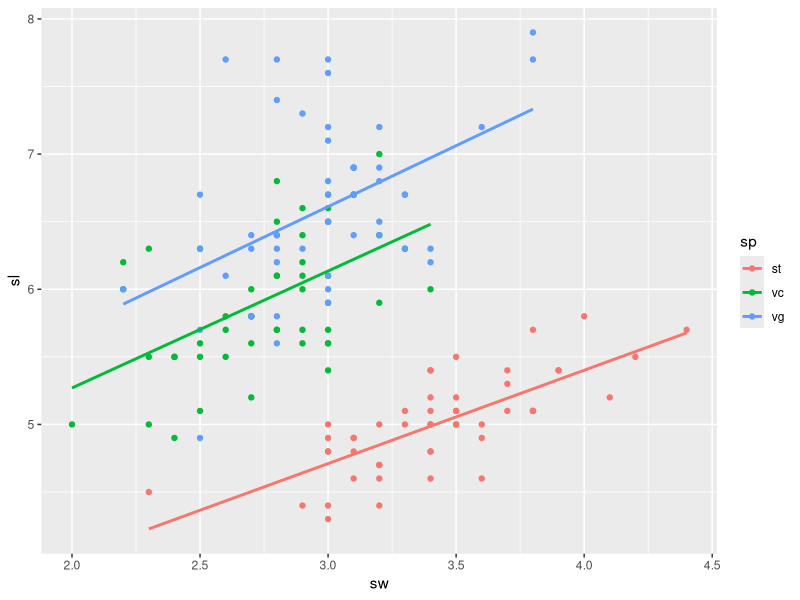
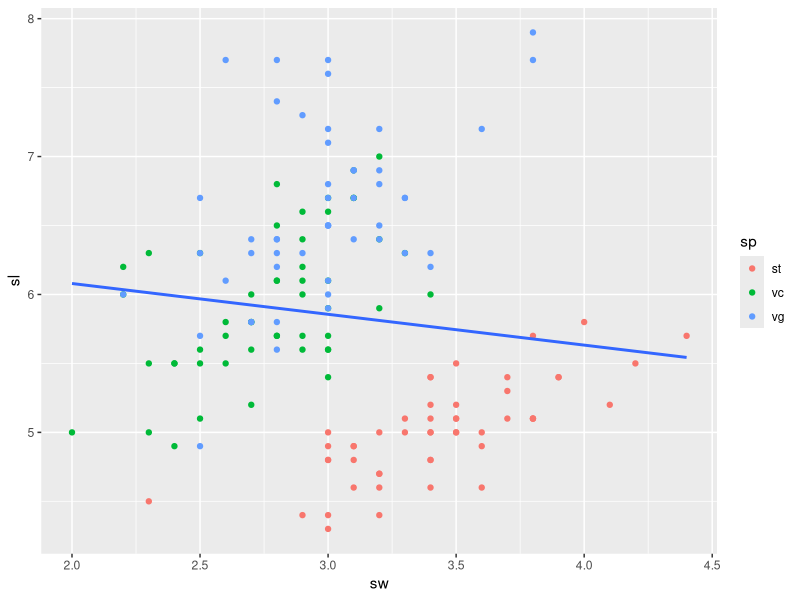
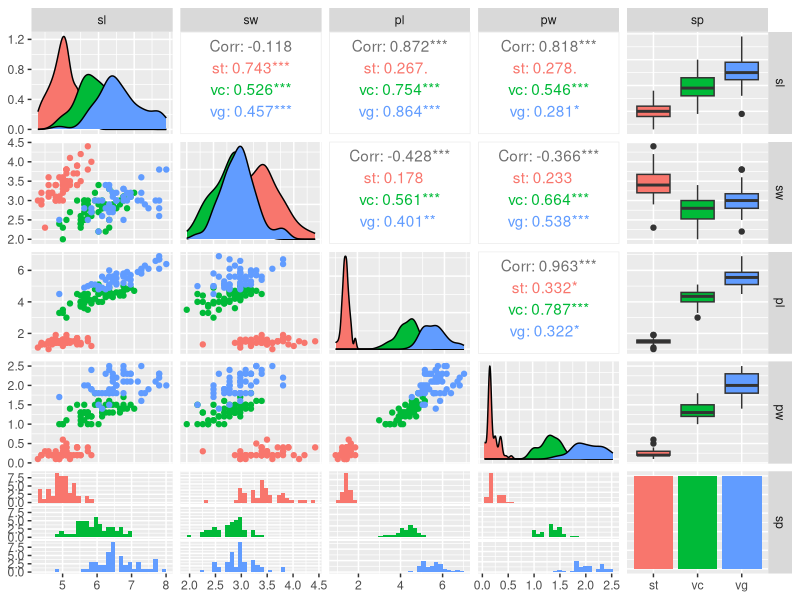
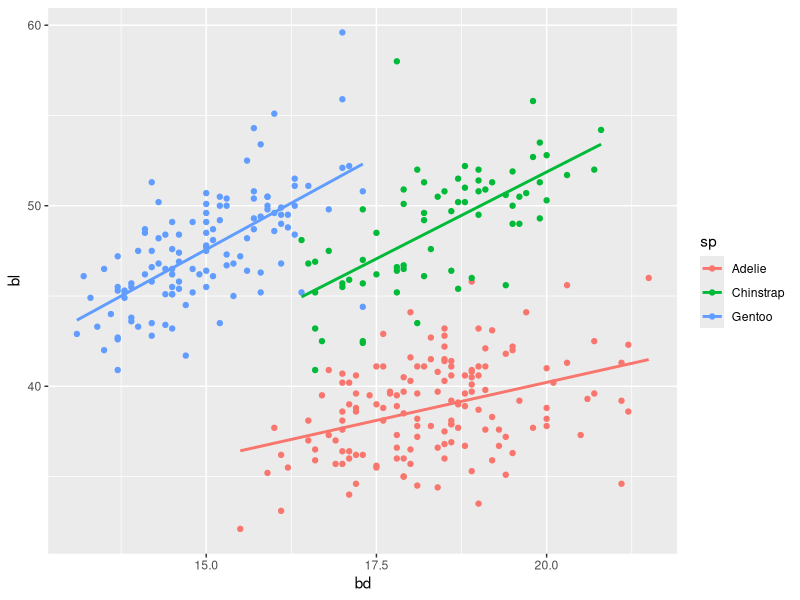
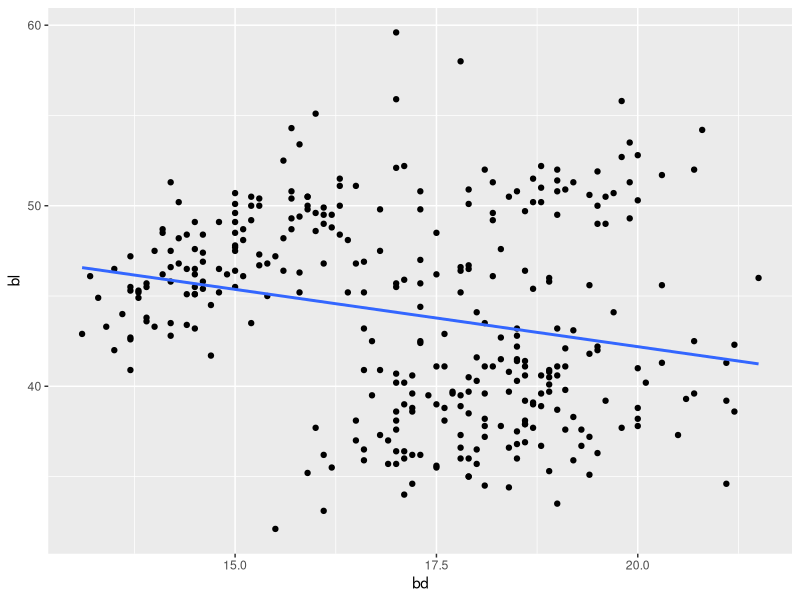

These charts were generated, in order, by the following R code:
## ---- chunk 1

dim(iris)
rownames(iris)
names(iris)

## ---- chunk 2

names(iris) = c('sl','sw','pl','pw','sp')

names(iris)

## ---- chunk 3

class(iris$sp)

## ---- chunk 4

levels(iris$sp)

## ---- chunk 5

levels(iris$sp) = c('st', 'vc', 'vg')

levels(iris$sp)

## ---- chunk 6

head(iris)
tail(iris)

## ---- chunk 7

library(tidyverse)

## ---- chunk 8
ggplot(iris)+
  geom_point( aes(sw,sl,col=sp) )+
  geom_smooth(method='lm', aes(sw,sl,col=sp), se=F )
## ---- chunk 9

ggplot(iris,)+
  geom_point( aes(sw,sl,col=sp))+
  geom_smooth(method='lm',  aes(sw,sl), se=F)


## ---- chunk 10

library(GGally)

## ---- chunk 11

iris %>% ggpairs( aes(col = sp), progress = F )

## ---- chunk 12

library(palmerpenguins)

## ---- chunk 13

dim(penguins)

## ---- chunk 14

View(penguins)

## ---- chunk 15

pengs = na.omit(penguins)

dim(pengs)

## ---- chunk 16

pengs = na.omit(penguins)

dim(pengs)

## ---- chunk 17

names(pengs)

## ---- chunk 18

names(pengs) = c( 'sp', 'is', 'bl', 'bd', 'fl', 'bm', 'sx', 'yr')
names(pengs)

## ---- chunk 19

pengs['sp'] %>% unique()

## ---- chunk 20

pengs %>% 
  group_by(sp,sx) %>%
  summarise(n=n())

## ---- chunk 21

pengs %>% 
  group_by(sp,sx) %>%
  summarise(n=n()) %>%
  pivot_wider(names_from = sx, values_from = n)

## ---- chunk 22

pengs %>% 
  ggplot() +
  geom_point(aes(bd, bl, col=sp)) +
  geom_smooth(aes(bd, bl, col=sp), method="lm", se=F)

## ---- chunk 23

pengs %>% 
  ggplot() +
  geom_point(aes(bd, bl)) +
  geom_smooth(aes(bd, bl), method="lm", se=F)

## ---- chunk 24

View(penguins)

